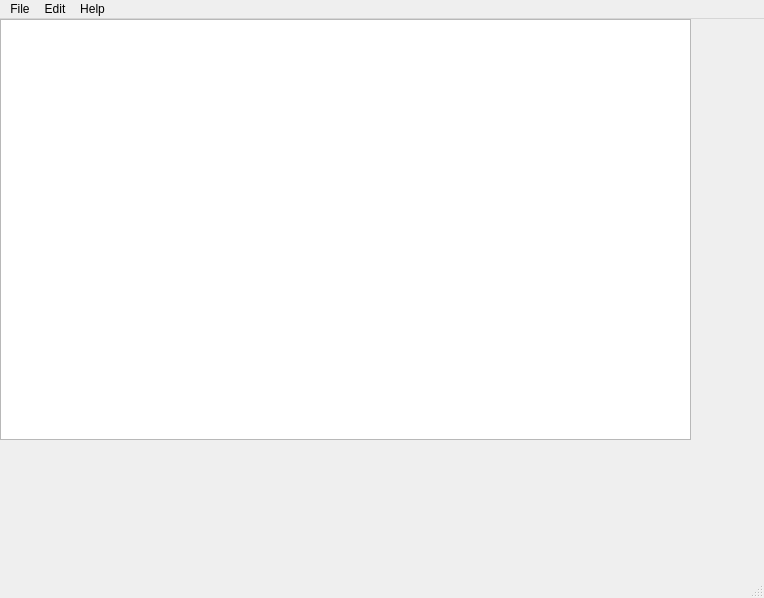
<?xml version="1.0" encoding="UTF-8"?>
<ui version="4.0">
 <class>MainWindow</class>
 <widget class="QMainWindow" name="MainWindow">
  <property name="geometry">
   <rect>
    <x>0</x>
    <y>0</y>
    <width>764</width>
    <height>598</height>
   </rect>
  </property>
  <property name="windowTitle">
   <string>MainWindow</string>
  </property>
  <widget class="QWidget" name="centralWidget">
   <widget class="QTextEdit" name="textEdit">
    <property name="geometry">
     <rect>
      <x>0</x>
      <y>0</y>
      <width>691</width>
      <height>421</height>
     </rect>
    </property>
   </widget>
  </widget>
  <widget class="QMenuBar" name="menuBar">
   <property name="geometry">
    <rect>
     <x>0</x>
     <y>0</y>
     <width>764</width>
     <height>23</height>
    </rect>
   </property>
   <widget class="QMenu" name="menuFile">
    <property name="title">
     <string>File</string>
    </property>
    <addaction name="actionNew"/>
    <addaction name="actionOpen"/>
    <addaction name="actionSave_as"/>
    <addaction name="actionExit"/>
   </widget>
   <widget class="QMenu" name="menuEdit">
    <property name="title">
     <string>Edit</string>
    </property>
    <addaction name="actionCopy"/>
    <addaction name="actionPaste"/>
    <addaction name="actionCut"/>
    <addaction name="actionUndo"/>
    <addaction name="actionRedo"/>
   </widget>
   <widget class="QMenu" name="menuHelp">
    <property name="title">
     <string>Help</string>
    </property>
    <addaction name="actionPowered_by_DolorHunter"/>
   </widget>
   <addaction name="menuFile"/>
   <addaction name="menuEdit"/>
   <addaction name="menuHelp"/>
   <addaction name="menutest"/>
  </widget>
  <widget class="QStatusBar" name="statusBar"/>
  <action name="actionNew">
   <property name="text">
    <string>New</string>
   </property>
  </action>
  <action name="actionOpen">
   <property name="text">
    <string>Open</string>
   </property>
  </action>
  <action name="actionSave_as">
   <property name="text">
    <string>Save as</string>
   </property>
  </action>
  <action name="actionExit">
   <property name="text">
    <string>Exit</string>
   </property>
  </action>
  <action name="actionCopy">
   <property name="text">
    <string>Copy</string>
   </property>
  </action>
  <action name="actionPaste">
   <property name="text">
    <string>Paste</string>
   </property>
  </action>
  <action name="actionCut">
   <property name="text">
    <string>Cut</string>
   </property>
  </action>
  <action name="actionUndo">
   <property name="text">
    <string>Undo</string>
   </property>
  </action>
  <action name="actionRedo">
   <property name="text">
    <string>Redo</string>
   </property>
  </action>
  <action name="actionPowered_by_DolorHunter">
   <property name="text">
    <string>Powered by: DolorHunter</string>
   </property>
  </action>
 </widget>
 <layoutdefault spacing="6" margin="11"/>
 <resources/>
 <connections/>
</ui>
